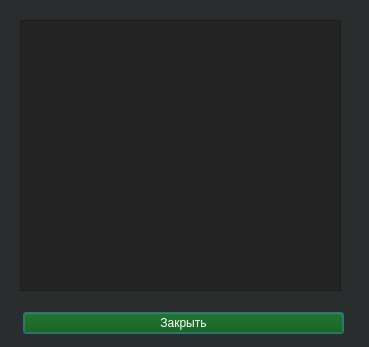
<?xml version="1.0" encoding="UTF-8"?>
<ui version="4.0">
  <class>DelList</class>
  <widget class="QDialog" name="DelList">
    <property name="styleSheet">
      <string notr="true">
    background-color: rgb(42, 45, 46);
    color: white; 
      </string>
    </property>
    <property name="geometry">
      <rect>
        <x>0</x>
        <y>0</y>
        <width>369</width>
        <height>347</height>
      </rect>
    </property>
    <property name="windowIcon">
      <iconset>
        <normaloff>:/img/logo-1.png</normaloff>
      </iconset>
    </property>
    <widget class="QTableWidget" name="tableWidget">
      <property name="geometry">
        <rect>
          <x>20</x>
          <y>20</y>
          <width>321</width>
          <height>271</height>
        </rect>
      </property>
      <property name="styleSheet">
        <string notr="true">background-color: rgb(36, 36, 36);</string>
      </property>
    </widget>
    <widget class="QWidget" name="">
      <property name="geometry">
        <rect>
          <x>23</x>
          <y>310</y>
          <width>321</width>
          <height>27</height>
        </rect>
      </property>
      <layout class="QHBoxLayout" name="horizontalLayout">
        <item>
          <widget class="QPushButton" name="close_button">
            <property name="styleSheet">
              <string notr="true">background-color: rgb(0, 80, 0);</string>
            </property>
            <property name="text">
              <string>Закрыть</string>
            </property>
          </widget>
        </item>
      </layout>
    </widget>
  </widget>
  <resources/>
  <connections/>
</ui>
